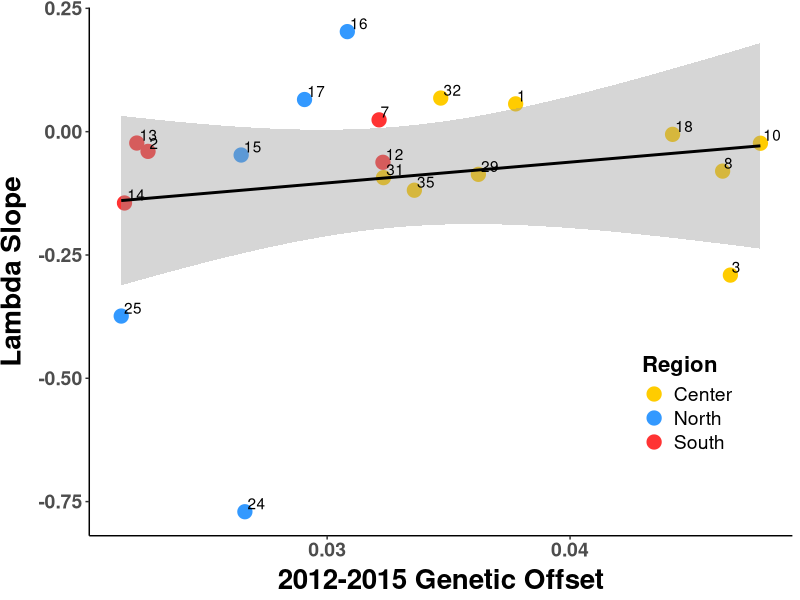
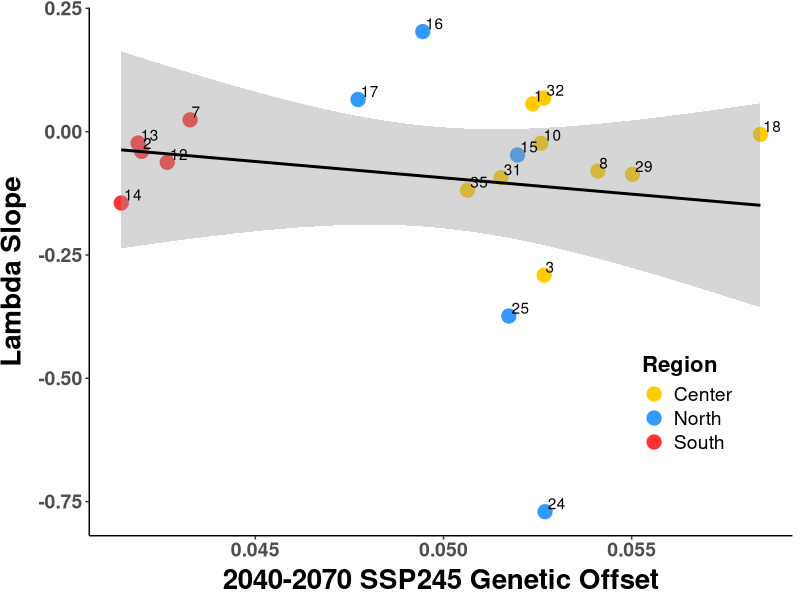
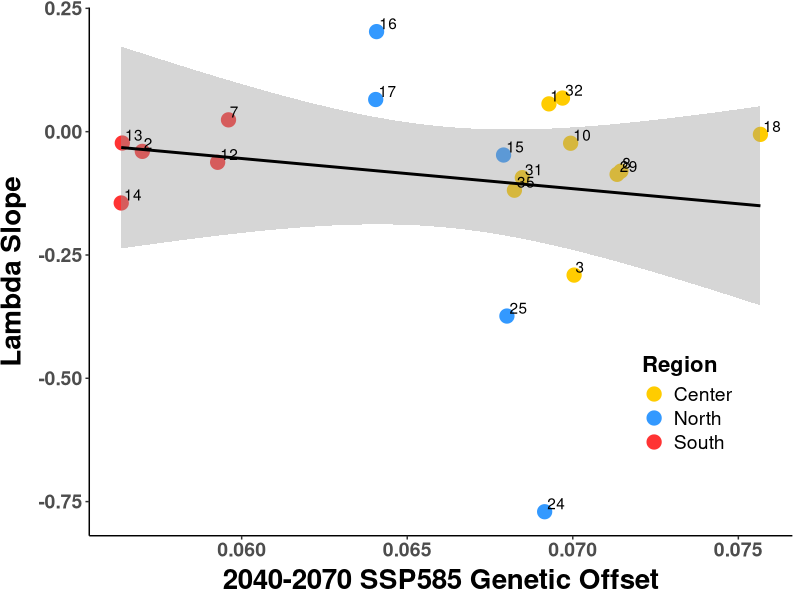
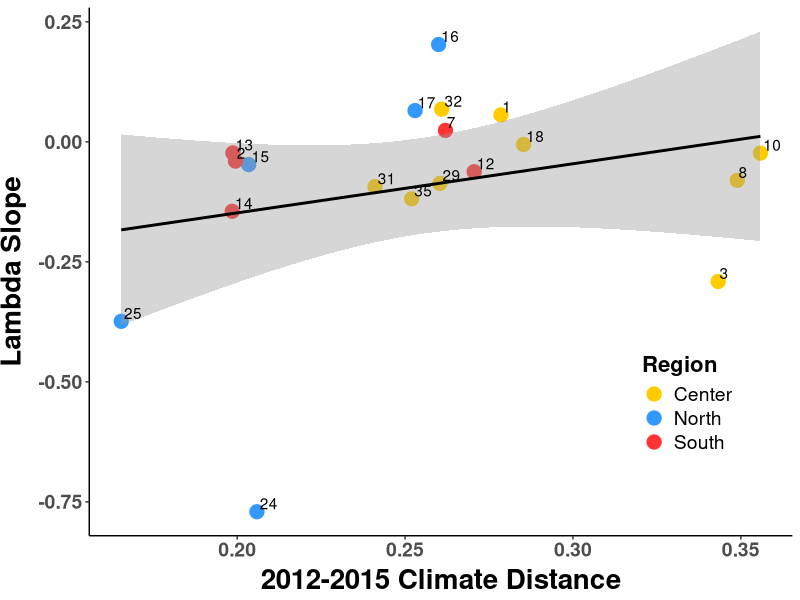
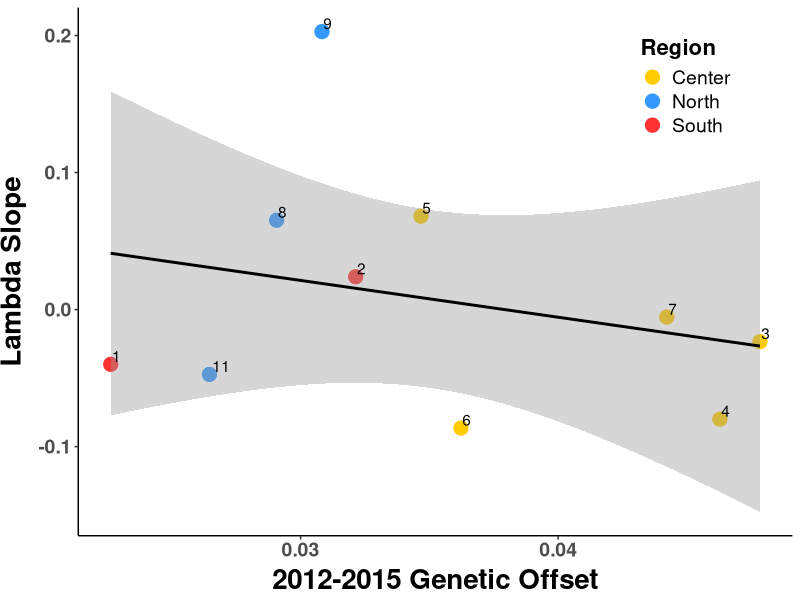
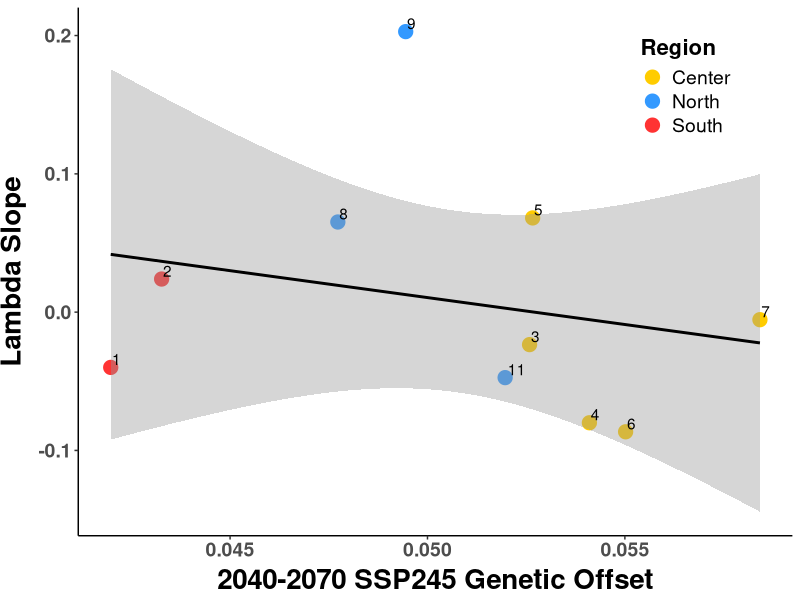
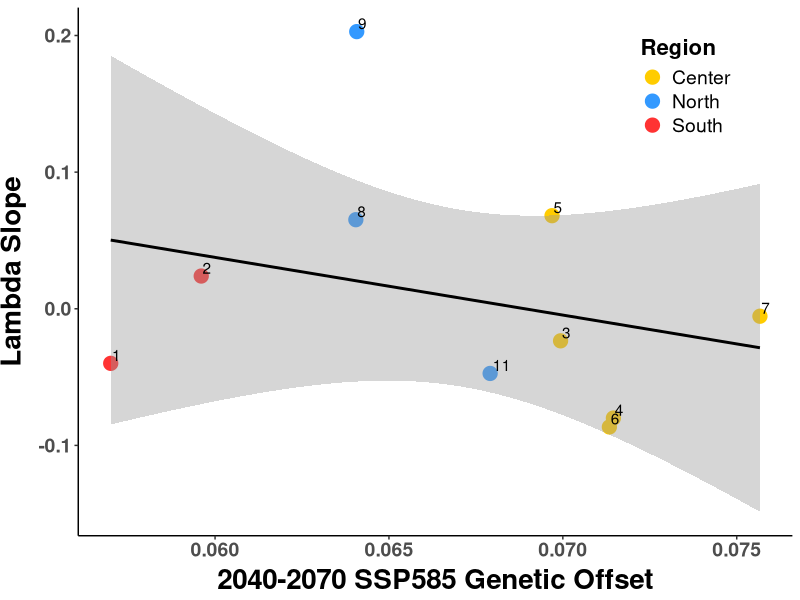
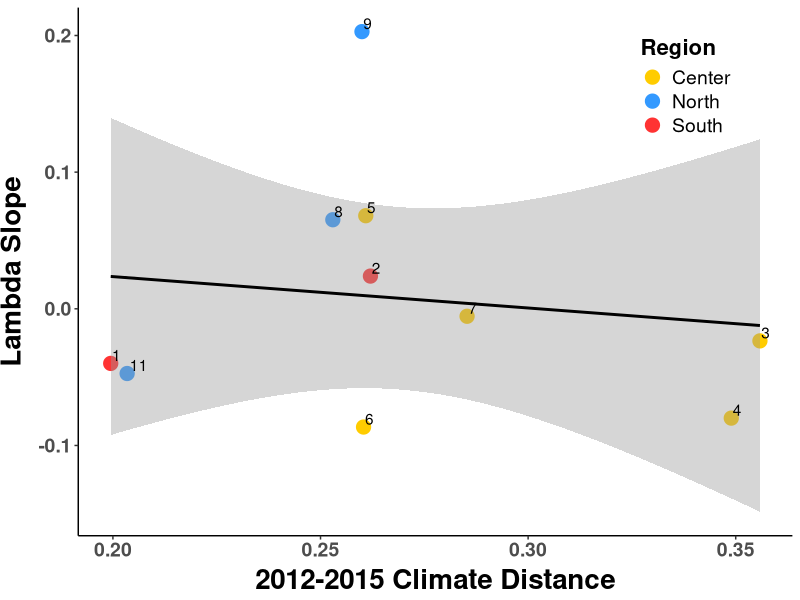

The R source for these figures, in order:
##################################################################################
## Plot offset against lambda.slope
## Author Daniel Anstett
## 
## 
## Last Modified April 19, 2023
###################################################################################

#Library install and import
library(tidyverse) 
library(car)
library(ggrepel)

#Import data
offset_pop <- read_csv("data/genomic_data/offset_pop_9var.csv")
#offset_pop <- offset_pop %>% filter(Demo_ID!=24)
offset_pop_10 <- offset_pop %>% filter(Paper_ID<13)

#stats
lm.1215 <- lm(lambda.slope~offset_1215,data=offset_pop)
lm.SSP245 <- lm(lambda.slope~offset_SSP245,data=offset_pop)
lm.SSP585 <- lm(lambda.slope~offset_SSP585,data=offset_pop)
lm.dist <- lm(lambda.slope~offset_climate,data=offset_pop)

lm.1215_10 <- lm(lambda.slope~offset_1215,data=offset_pop_10)
lm.SSP245_10 <- lm(lambda.slope~offset_SSP245,data=offset_pop_10)
lm.SSP585_10 <- lm(lambda.slope~offset_SSP585,data=offset_pop_10)
lm.dist_10 <- lm(lambda.slope~offset_climate,data=offset_pop_10)



Anova(lm.1215,type="III")
Anova(lm.SSP245,type="III")
Anova(lm.SSP585,type="III")
Anova(lm.dist,type="III")


Anova(lm.1215_10,type="III")
Anova(lm.SSP245_10,type="III")
Anova(lm.SSP585_10,type="III")
Anova(lm.dist_10,type="III")






###########################################################################################################



#2012-2015 offset plotted against lambda
ggplot(offset_pop, aes(x=offset_1215, y=lambda.slope, label=Demo_ID)) + 
  geom_point(aes(color=Region), size =4.5)+
  geom_smooth(method=lm,color="black")+
#  geom_label_repel(aes(label = ID))+
  geom_text(hjust=-.15, vjust=-.2)+
  scale_y_continuous(name="Lambda Slope")+
  scale_x_continuous(name="2012-2015 Genetic Offset")+
  scale_color_manual(values= c("North"="#3399FF", "Center"="#FFCC00", "South"="#FF3333"))+
  theme_classic() + theme(
    axis.text.x = element_text(size=14, face="bold"),
    axis.text.y = element_text(size=14,face="bold"),
    axis.title.x = element_text(color="black", size=20, vjust = 0.5, face="bold"),
    axis.title.y = element_text(color="black", size=20,vjust = 2, face="bold",hjust=0.5),
    #legend.position = c(0.85, 0.25),legend.text=element_text(size=14),
    legend.position = c(0.85, 0.25),legend.text=element_text(size=14),
    legend.title=element_text(size=16,face="bold"))
#ggsave("Graphs/lambda_slope/1_offset_lambda_1215.pdf",width=8, height = 6, units = "in")


#SSP 245 offset plotted against lambda
ggplot(offset_pop, aes(x=offset_SSP245, y=lambda.slope, label=Demo_ID)) + 
  geom_point(aes(color=Region), size =4.5)+
  geom_smooth(method=lm,color="black")+
  #  geom_label_repel(aes(label = ID))+
  geom_text(hjust=-.15, vjust=-.2)+
  scale_y_continuous(name="Lambda Slope")+
  scale_x_continuous(name="2040-2070 SSP245 Genetic Offset")+
  scale_color_manual(values= c("North"="#3399FF", "Center"="#FFCC00", "South"="#FF3333"))+
  theme_classic() + theme(
    axis.text.x = element_text(size=14, face="bold"),
    axis.text.y = element_text(size=14,face="bold"),
    axis.title.x = element_text(color="black", size=20, vjust = 0.5, face="bold"),
    axis.title.y = element_text(color="black", size=20,vjust = 2, face="bold",hjust=0.5),
    #legend.position = c(0.85, 0.85),legend.text=element_text(size=14),
    legend.position = c(0.85, 0.25),legend.text=element_text(size=14),
    legend.title=element_text(size=16,face="bold"))
ggsave("Graphs/lambda_slope/2_offset_lambda_ssp245.pdf",width=7, height = 5, units = "in")

#SSP 585 offset plotted against lambda
ggplot(offset_pop, aes(x=offset_SSP585, y=lambda.slope, label=Demo_ID)) + 
  geom_point(aes(color=Region), size =4.5)+
  geom_smooth(method=lm,color="black")+
  #  geom_label_repel(aes(label = ID))+
  geom_text(hjust=-.15, vjust=-.2)+
  scale_y_continuous(name="Lambda Slope")+
  scale_x_continuous(name="2040-2070 SSP585 Genetic Offset")+
  scale_color_manual(values= c("North"="#3399FF", "Center"="#FFCC00", "South"="#FF3333"))+
  theme_classic() + theme(
    axis.text.x = element_text(size=14, face="bold"),
    axis.text.y = element_text(size=14,face="bold"),
    axis.title.x = element_text(color="black", size=20, vjust = 0.5, face="bold"),
    axis.title.y = element_text(color="black", size=20,vjust = 2, face="bold",hjust=0.5),
    #legend.position = c(0.85, 0.85),legend.text=element_text(size=14),
    legend.position = c(0.85, 0.25),legend.text=element_text(size=14),
    legend.title=element_text(size=16,face="bold"))
ggsave("Graphs/lambda_slope/3_offset_lambda_ssp585.pdf",width=7, height = 5, units = "in")




###########################

#climate distance plotted against lambda
ggplot(offset_pop, aes(x=offset_climate, y=lambda.slope, label=Demo_ID)) + 
  geom_point(aes(color=Region), size =4.5)+
  geom_smooth(method=lm,color="black")+
  #  geom_label_repel(aes(label = ID))+
  geom_text(hjust=-.15, vjust=-.2)+
  scale_y_continuous(name="Lambda Slope")+
  scale_x_continuous(name="2012-2015 Climate Distance")+
  scale_color_manual(values= c("North"="#3399FF", "Center"="#FFCC00", "South"="#FF3333"))+
  theme_classic() + theme(
    axis.text.x = element_text(size=14, face="bold"),
    axis.text.y = element_text(size=14,face="bold"),
    axis.title.x = element_text(color="black", size=20, vjust = 0.5, face="bold"),
    axis.title.y = element_text(color="black", size=20,vjust = 2, face="bold",hjust=0.5),
    legend.position = c(0.85, 0.25),legend.text=element_text(size=14),
    legend.title=element_text(size=16,face="bold"))
#ggsave("Graphs/lambda_slope/4_distance_lambda.pdf",width=8, height = 6, units = "in")





##################################################################################################################
#Offset pop with 10 initial populations

#2012-2015 offset plotted against lambda only 10
ggplot(offset_pop_10, aes(x=offset_1215, y=lambda.slope, label=Paper_ID)) + 
  geom_point(aes(color=Region), size =4.5)+
  geom_smooth(method=lm,color="black")+
  #  geom_label_repel(aes(label = ID))+
  geom_text(hjust=-.15, vjust=-.2)+
  scale_y_continuous(name="Lambda Slope")+
  scale_x_continuous(name="2012-2015 Genetic Offset")+
  scale_color_manual(values= c("North"="#3399FF", "Center"="#FFCC00", "South"="#FF3333"))+
  theme_classic() + theme(
    axis.text.x = element_text(size=14, face="bold"),
    axis.text.y = element_text(size=14,face="bold"),
    axis.title.x = element_text(color="black", size=20, vjust = 0.5, face="bold"),
    axis.title.y = element_text(color="black", size=20,vjust = 2, face="bold",hjust=0.5),
    #legend.position = c(0.85, 0.25),legend.text=element_text(size=14),
    legend.position = c(0.85, 0.85),legend.text=element_text(size=14),
    legend.title=element_text(size=16,face="bold"))
#ggsave("Graphs/1_offset_lambda_1215_only10.pdf",width=8, height = 6, units = "in")



#SSP 245 offset plotted against lambda
ggplot(offset_pop_10, aes(x=offset_SSP245, y=lambda.slope, label=Paper_ID)) + 
  geom_point(aes(color=Region), size =4.5)+
  geom_smooth(method=lm,color="black")+
  #  geom_label_repel(aes(label = ID))+
  geom_text(hjust=-.15, vjust=-.2)+
  scale_y_continuous(name="Lambda Slope")+
  scale_x_continuous(name="2040-2070 SSP245 Genetic Offset")+
  scale_color_manual(values= c("North"="#3399FF", "Center"="#FFCC00", "South"="#FF3333"))+
  theme_classic() + theme(
    axis.text.x = element_text(size=14, face="bold"),
    axis.text.y = element_text(size=14,face="bold"),
    axis.title.x = element_text(color="black", size=20, vjust = 0.5, face="bold"),
    axis.title.y = element_text(color="black", size=20,vjust = 2, face="bold",hjust=0.5),
    legend.position = c(0.85, 0.85),legend.text=element_text(size=14),
    #legend.position = c(0.85, 0.25),legend.text=element_text(size=14),
    legend.title=element_text(size=16,face="bold"))
#ggsave("Graphs/2_offset_lambda_45_only10.pdf",width=7, height = 5, units = "in")

#SSP 585 offset plotted against lambda
ggplot(offset_pop_10, aes(x=offset_SSP585, y=lambda.slope, label=Paper_ID)) + 
  geom_point(aes(color=Region), size =4.5)+
  geom_smooth(method=lm,color="black")+
  #  geom_label_repel(aes(label = ID))+
  geom_text(hjust=-.15, vjust=-.2)+
  scale_y_continuous(name="Lambda Slope")+
  scale_x_continuous(name="2040-2070 SSP585 Genetic Offset")+
  scale_color_manual(values= c("North"="#3399FF", "Center"="#FFCC00", "South"="#FF3333"))+
  theme_classic() + theme(
    axis.text.x = element_text(size=14, face="bold"),
    axis.text.y = element_text(size=14,face="bold"),
    axis.title.x = element_text(color="black", size=20, vjust = 0.5, face="bold"),
    axis.title.y = element_text(color="black", size=20,vjust = 2, face="bold",hjust=0.5),
    legend.position = c(0.85, 0.85),legend.text=element_text(size=14),
    #legend.position = c(0.85, 0.25),legend.text=element_text(size=14),
    legend.title=element_text(size=16,face="bold"))
#ggsave("Graphs/3_offset_lambda_85_only10.pdf",width=7, height = 5, units = "in")


#climate distance plotted against lambda
ggplot(offset_pop_10, aes(x=offset_climate, y=lambda.slope, label=Paper_ID)) + 
  geom_point(aes(color=Region), size =4.5)+
  geom_smooth(method=lm,color="black")+
  #  geom_label_repel(aes(label = ID))+
  geom_text(hjust=-.15, vjust=-.2)+
  scale_y_continuous(name="Lambda Slope")+
  scale_x_continuous(name="2012-2015 Climate Distance")+
  scale_color_manual(values= c("North"="#3399FF", "Center"="#FFCC00", "South"="#FF3333"))+
  theme_classic() + theme(
    axis.text.x = element_text(size=14, face="bold"),
    axis.text.y = element_text(size=14,face="bold"),
    axis.title.x = element_text(color="black", size=20, vjust = 0.5, face="bold"),
    axis.title.y = element_text(color="black", size=20,vjust = 2, face="bold",hjust=0.5),
    legend.position = c(0.85, 0.85),legend.text=element_text(size=14),
    legend.title=element_text(size=16,face="bold"))
#ggsave("Graphs/4_distance_lambda_only10.pdf",width=8, height = 6, units = "in")


##################################################################################################################









#By region
ggplot(offset_pop,aes(x=offset_1215, y=lambda.slope, color=Region,label=Demo_ID))+
  geom_point(aes(color=Region), size =4.5)+
  geom_smooth(method="lm")+
  geom_text(hjust=-.15, vjust=-.2,color="black")+
  scale_y_continuous(name="Lambda Slope")+
  scale_x_continuous(name="2012-2015 Genetic Offset")+
  scale_color_manual(values= c("North"="#3399FF", "Center"="#FFCC00", "South"="#FF3333"))+
  theme_classic() + theme(
    axis.text.x = element_text(size=14, face="bold"),
    axis.text.y = element_text(size=14,face="bold"),
    axis.title.x = element_text(color="black", size=20, vjust = 0.5, face="bold"),
    axis.title.y = element_text(color="black", size=20,vjust = 2, face="bold",hjust=0.5),
    #legend.position = c(0.85, 0.25),legend.text=element_text(size=14),
    legend.position = c(0.85, 0.25),legend.text=element_text(size=14),
    legend.title=element_text(size=16,face="bold"))


